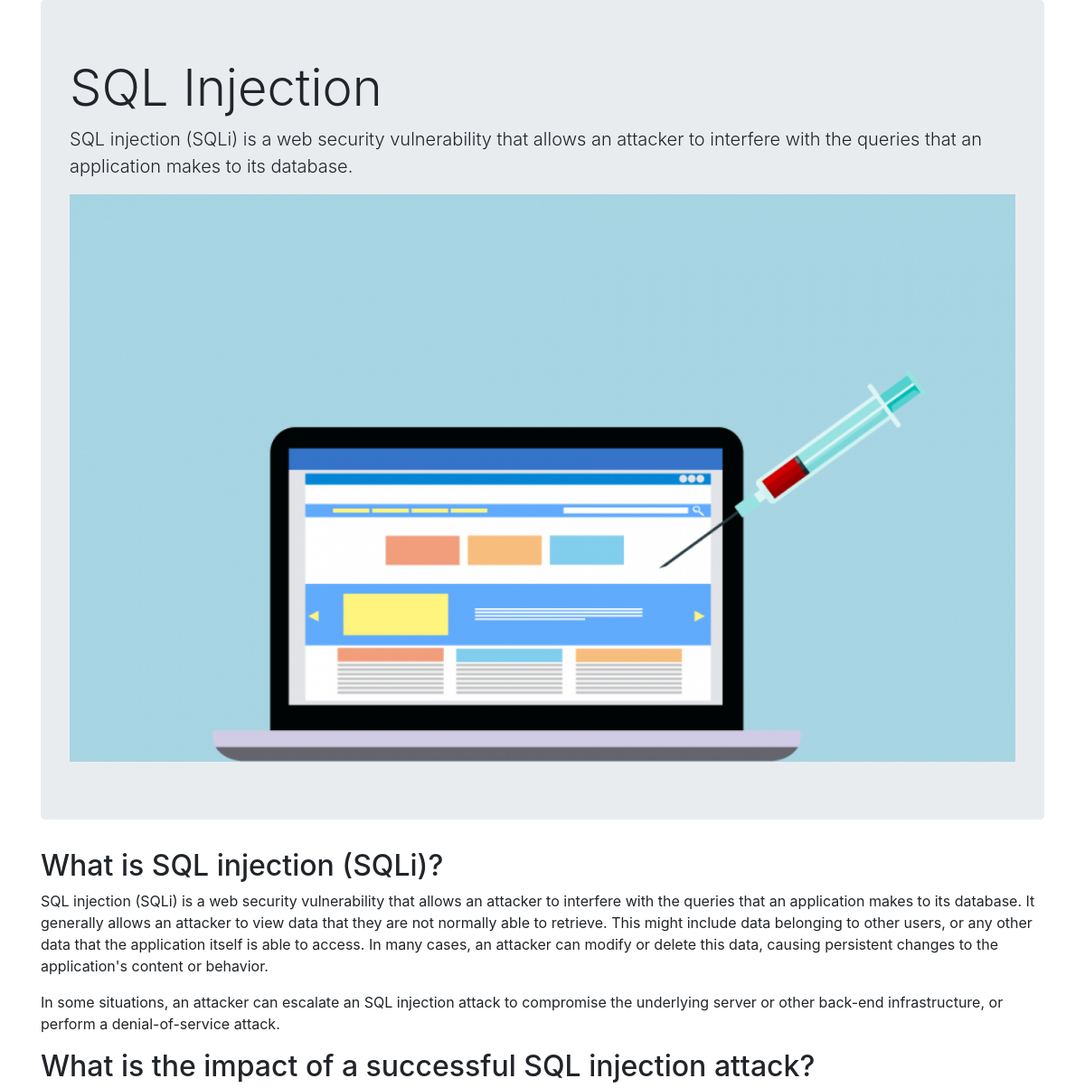
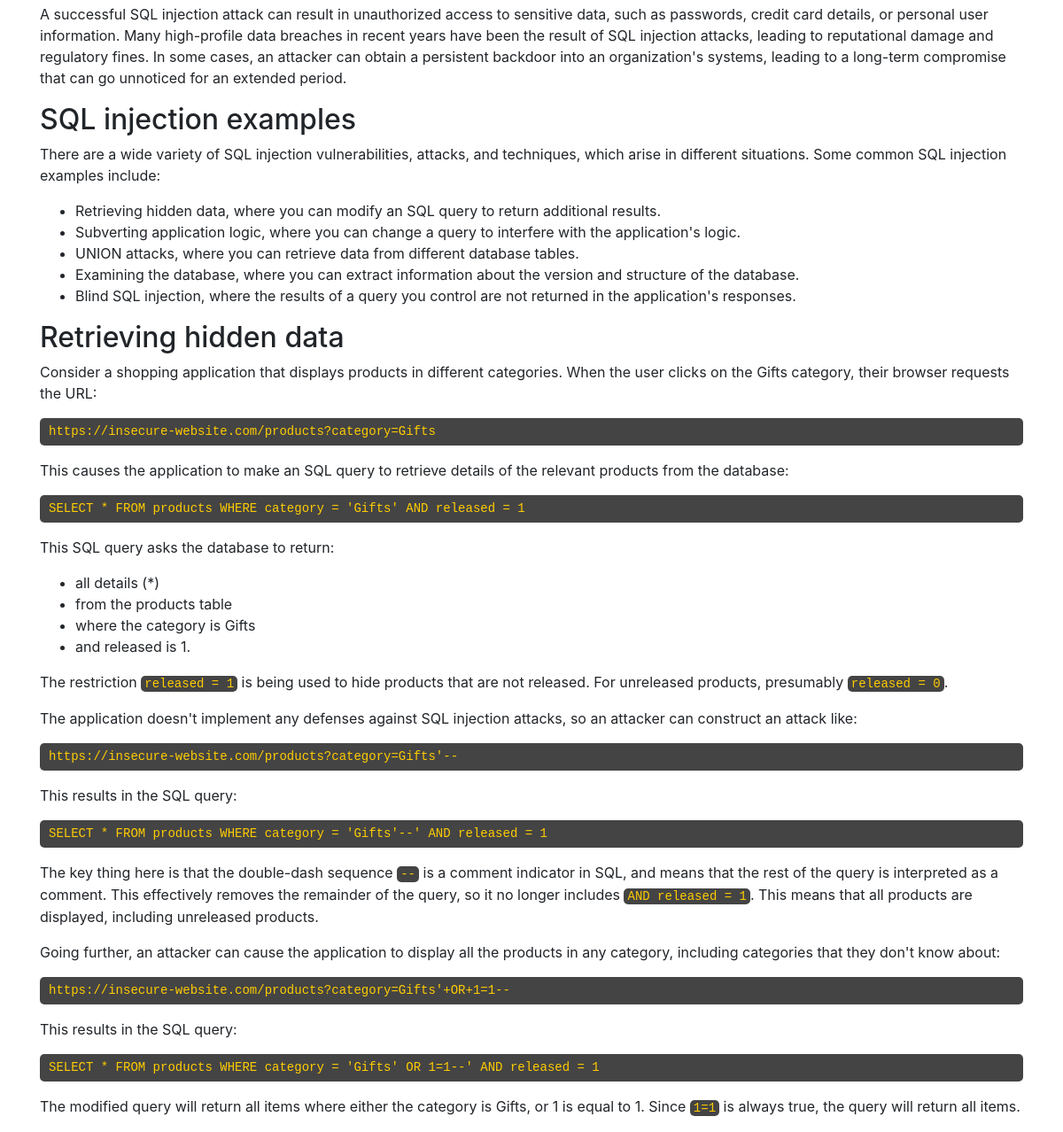
The page /app/article.php?id=2 on the database its author committed (2 pictures, top to bottom).
### tables this page shows
CREATE TABLE articles (
    id          int,
    title       varchar(100),
    excerpt     varchar(500),
    thumbnail   varchar(100),
    article     text
);

### app/article.php (the view, shortened to what this page needs)
<?php include('includes/database.inc.php') ?>
<html lang="en">
    <head>
        <?php include('includes/head.inc.php') ?>
    </head>
    <body>
        <div class="container">
        <?php
            $sql = "SELECT id, title, excerpt, article, thumbnail FROM articles WHERE id = ?;";
            $stmt = $db_conn->prepare($sql);
            $stmt->bind_param("i", $article);
            $stmt->execute();
            $result = $stmt->get_result();
            if ($result->num_rows > 0) {
                while($row = $result->fetch_assoc()) {
            ?>
                <div class="jumbotron">
                    <h1 class="display-4"><?= $row['title'] ?></h1>
                    <p class="lead"><?= $row['excerpt'] ?></p>
                    <img src="/assets/thumbnails/<?= $row['thumbnail'] ?>" alt="<?= $row['title'] ?>" class="img-fluid" />
                </div>
                <article>
                    <?= $row['article'] ?>
                </article>
            <?php
                    }
                }
        ?>
        </div>
    </body>
</html>

### app/assets/css/style.css (style rules this page uses)
code { background: #444; color: #ffcc00; padding: 1px 4px; border-radius: 5px; }
pre code { color: #ffcc00; padding: 5px 10px; display: block; }

### rows shown on the page
articles: title "SQL Injection", excerpt "SQL injection (SQLi) is a web security vulnerability that allows an attacker to interfere with the queries that an application makes to its database.", thumbnail (picture), article "What is SQL injection (SQLi)? SQL injection (SQLi) is a web security vulnerability that allows an attacker to interfere with the queries that an application makes to its database. It generally allows an attacker to view data that they are not normally able to retrieve. This might include data belonging to other users, or any other data that the application itself is able to access. In many cases, an attacker can modify or delete this data, causing persistent changes to the application's content or behavior. In some situations, an attacker can escalate an SQL injection attack to compromise the underlying server or other back-end infrastructure, or perform a denial-of-service attack. What is…"
